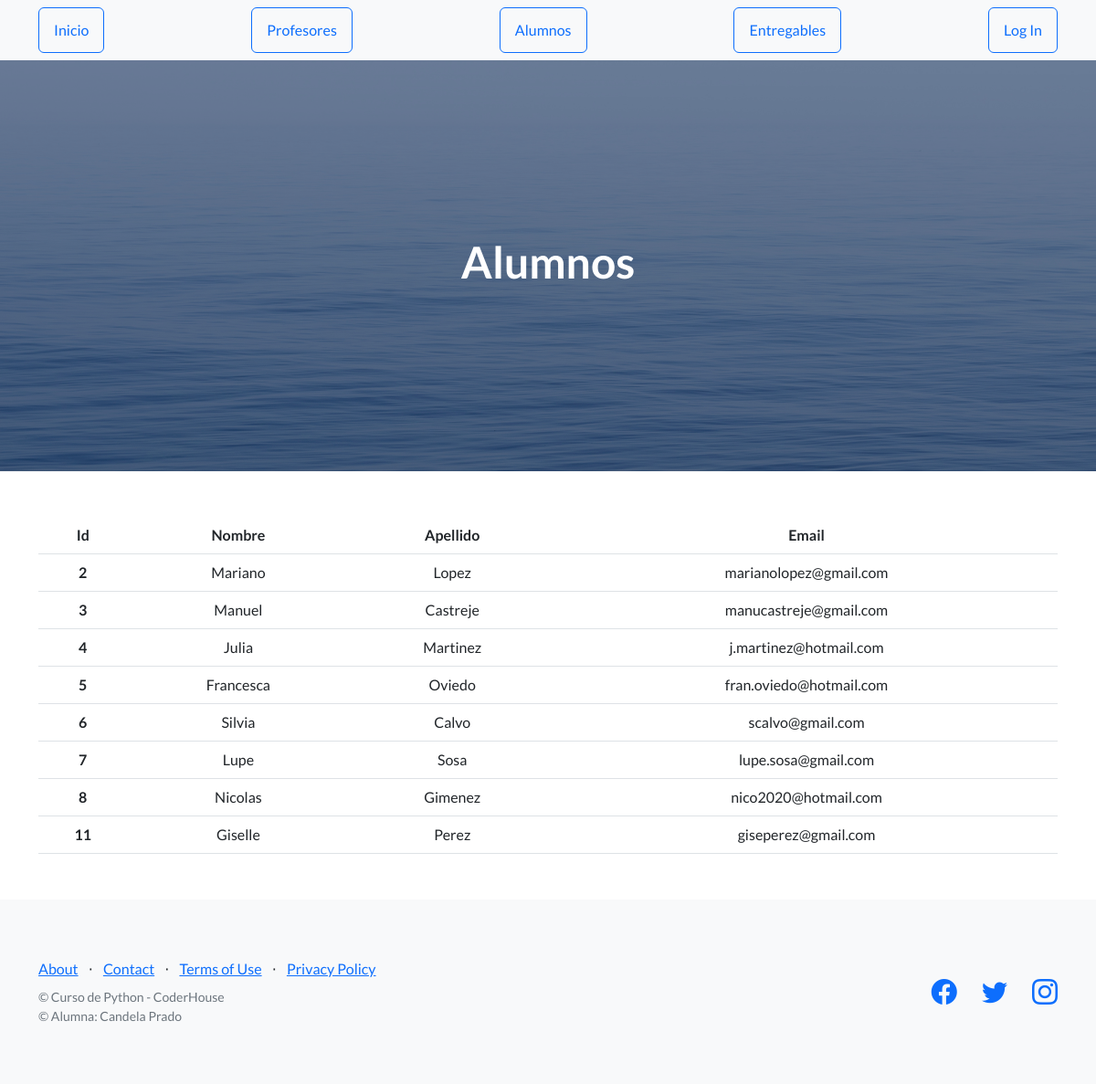
/alumnos, run on the app's committed database.
### AppColegio/models.py (models this page shows, shortened)
class Alumno(models.Model):
    nombre= models.CharField(max_length=30)
    apellido= models.CharField(max_length=30)
    email= models.EmailField()

### AppColegio/views.py (the view)
# urls.py: path("alumnos" , views.alumnos , name="alumnos"),
def alumnos(request):
    avatares = Avatar.objects.filter(user=request.user.id)
    url_avatar = None
    if avatares.exists():
        url_avatar = avatares[0].imagen.url
    alumnos = Alumno.objects.all()
    return render(request, "alumnos.html", {"alumnos": alumnos, "url": url_avatar})

### AppColegio/templates/alumnos.html (shortened to what this page needs)
{% extends "padre.html" %}
{% load static %}
{% block seccion %}
    <h1>Alumnos</h1>
{% endblock %}
{% block contenido %}
<div class="container">
    <table class="table table-hover" style="text-align: center; margin-top: 50px; margin-bottom: 50px;">
        <thead>
          <tr>
            <th scope="col">Id</th>
            <th scope="col">Nombre</th>
            <th scope="col">Apellido</th>
            <th scope="col">Email</th>
          </tr>
        </thead>
        <tbody>
            {% for n in alumnos %}
            <tr>
                <th scope="row">{{ n.id }}</th>
                <td>{{ n.nombre }}</td>
                <td>{{ n.apellido }}</td>
                <td>{{ n.email }}</td>
            </tr>
            {% endfor %}
        </tbody>
      </table>
</div>
{% endblock %}

### data on the page
Alumno: id "2", nombre "Mariano", apellido "Lopez", email "marianolopez@gmail.com"
Alumno: id "3", nombre "Manuel", apellido "Castreje", email "manucastreje@gmail.com"
Alumno: id "4", nombre "Julia", apellido "Martinez", email "j.martinez@hotmail.com"
Alumno: id "5", nombre "Francesca", apellido "Oviedo", email "fran.oviedo@hotmail.com"
Alumno: id "6", nombre "Silvia", apellido "Calvo", email "scalvo@gmail.com"
Alumno: id "7", nombre "Lupe", apellido "Sosa", email "lupe.sosa@gmail.com"
Alumno: id "8", nombre "Nicolas", apellido "Gimenez", email "nico2020@hotmail.com"
Alumno: id "11", nombre "Giselle", apellido "Perez", email "giseperez@gmail.com"
